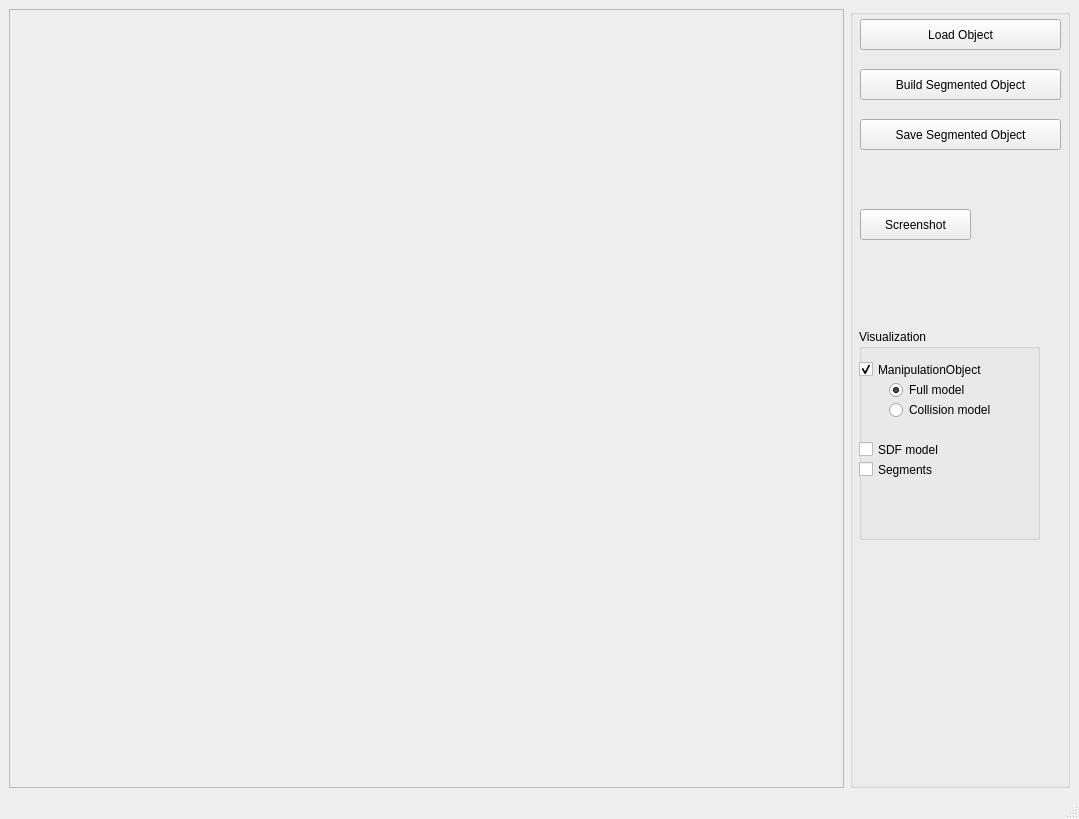
<?xml version="1.0" encoding="UTF-8"?>
<ui version="4.0">
 <class>SegmentObjectSDF</class>
 <widget class="QMainWindow" name="SegmentObjectSDF">
  <property name="geometry">
   <rect>
    <x>0</x>
    <y>0</y>
    <width>1079</width>
    <height>819</height>
   </rect>
  </property>
  <property name="windowTitle">
   <string>SimoxCGAL - SegmentedObject Viewer</string>
  </property>
  <widget class="QWidget" name="centralwidget">
   <layout class="QGridLayout" name="gridLayout">
    <item row="0" column="0">
     <widget class="QFrame" name="frameViewer">
      <property name="frameShape">
       <enum>QFrame::StyledPanel</enum>
      </property>
      <property name="frameShadow">
       <enum>QFrame::Raised</enum>
      </property>
     </widget>
    </item>
    <item row="0" column="1">
     <widget class="QGroupBox" name="groupBox">
      <property name="maximumSize">
       <size>
        <width>220</width>
        <height>16777215</height>
       </size>
      </property>
      <property name="title">
       <string/>
      </property>
      <widget class="QPushButton" name="pushButtonLoad">
       <property name="geometry">
        <rect>
         <x>10</x>
         <y>10</y>
         <width>201</width>
         <height>31</height>
        </rect>
       </property>
       <property name="text">
        <string>Load Object</string>
       </property>
      </widget>
      <widget class="QPushButton" name="pushButtonScreenshot">
       <property name="geometry">
        <rect>
         <x>10</x>
         <y>200</y>
         <width>111</width>
         <height>31</height>
        </rect>
       </property>
       <property name="text">
        <string>Screenshot</string>
       </property>
      </widget>
      <widget class="QPushButton" name="pushButtonSave">
       <property name="geometry">
        <rect>
         <x>10</x>
         <y>110</y>
         <width>201</width>
         <height>31</height>
        </rect>
       </property>
       <property name="text">
        <string>Save Segmented Object</string>
       </property>
      </widget>
      <widget class="QGroupBox" name="groupBox_2">
       <property name="geometry">
        <rect>
         <x>9</x>
         <y>320</y>
         <width>181</width>
         <height>211</height>
        </rect>
       </property>
       <property name="title">
        <string>Visualization</string>
       </property>
       <widget class="QCheckBox" name="checkBoxManip">
        <property name="geometry">
         <rect>
          <x>0</x>
          <y>30</y>
          <width>181</width>
          <height>21</height>
         </rect>
        </property>
        <property name="text">
         <string>ManipulationObject</string>
        </property>
        <property name="checked">
         <bool>true</bool>
        </property>
       </widget>
       <widget class="QCheckBox" name="checkBoxSDF">
        <property name="geometry">
         <rect>
          <x>0</x>
          <y>110</y>
          <width>141</width>
          <height>21</height>
         </rect>
        </property>
        <property name="text">
         <string>SDF model</string>
        </property>
       </widget>
       <widget class="QCheckBox" name="checkBoxSegments">
        <property name="geometry">
         <rect>
          <x>0</x>
          <y>130</y>
          <width>141</width>
          <height>21</height>
         </rect>
        </property>
        <property name="text">
         <string>Segments</string>
        </property>
       </widget>
       <widget class="QRadioButton" name="radioButtonFullModel">
        <property name="geometry">
         <rect>
          <x>30</x>
          <y>50</y>
          <width>161</width>
          <height>22</height>
         </rect>
        </property>
        <property name="text">
         <string>Full model</string>
        </property>
        <property name="checked">
         <bool>true</bool>
        </property>
       </widget>
       <widget class="QRadioButton" name="radioButtonColModel">
        <property name="geometry">
         <rect>
          <x>30</x>
          <y>70</y>
          <width>171</width>
          <height>22</height>
         </rect>
        </property>
        <property name="text">
         <string>Collision model</string>
        </property>
       </widget>
      </widget>
      <widget class="QPushButton" name="pushButtonBuild">
       <property name="geometry">
        <rect>
         <x>10</x>
         <y>60</y>
         <width>201</width>
         <height>31</height>
        </rect>
       </property>
       <property name="text">
        <string>Build Segmented Object</string>
       </property>
      </widget>
     </widget>
    </item>
   </layout>
  </widget>
  <widget class="QMenuBar" name="menubar">
   <property name="geometry">
    <rect>
     <x>0</x>
     <y>0</y>
     <width>1079</width>
     <height>25</height>
    </rect>
   </property>
  </widget>
  <widget class="QStatusBar" name="statusbar"/>
 </widget>
 <resources/>
 <connections/>
</ui>
